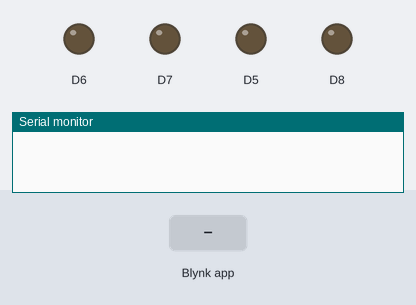
The sketch below on a simulated ESP8266 (NodeMCU). On the bench: output pins drawn as LEDs (lit = HIGH), the last lines printed to the serial monitor. The test bench sets the inputs (shaded band). WiFi joins after 1.5 s; servers stay silent unless stated.

Above: at 3.0 s.
3.1 s: Blynk app writes 1 to V0
At 4.1 s:
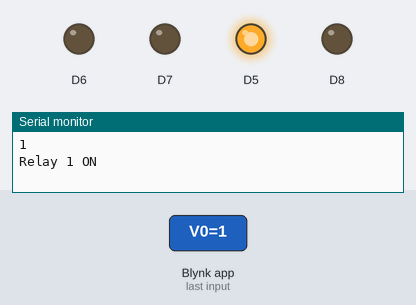
4.6 s: Blynk app writes 1 to V1
At 5.2 s:
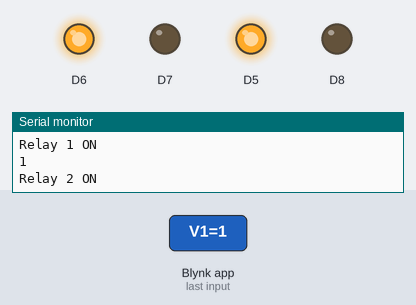
6.1 s: Blynk app writes 0 to V0
At 6.4 s:
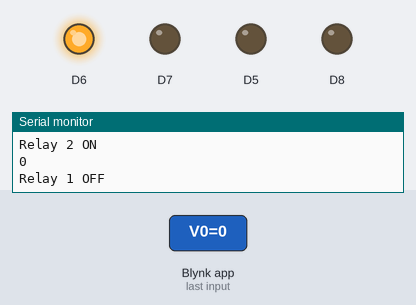
7.6 s: Blynk app writes 1 to V2
At 8.7 s:
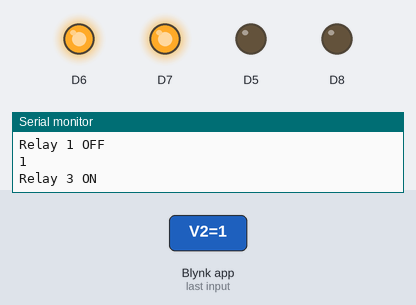
9.1 s: Blynk app writes 0 to V1
At 9.9 s:
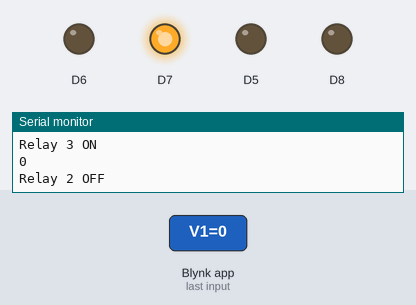
10.6 s: Blynk app writes 1 to V3
At 11.0 s:
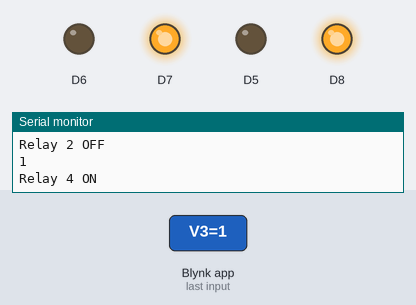
Timing chart, 0 to 13.1 s (numbered marks = the images above; inputs shaded):
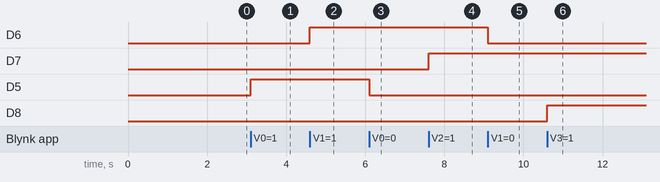

Measured:
- after the input at 3.1 s, D5: LOW → HIGH at once
- after the input at 4.6 s, D6: LOW → HIGH at once
- after the input at 6.1 s, D5: HIGH → LOW at once
- after the input at 7.6 s, D7: LOW → HIGH at once
- after the input at 9.1 s, D6: HIGH → LOW at once
- after the input at 10.6 s, D8: LOW → HIGH at once

The sketch:

Relay_Blynk.ino
```cpp
#define BLYNK_TEMPLATE_ID "TMPLFK0qXK-u"
#define BLYNK_DEVICE_NAME "HOME AUTOMATION"
#define BLYNK_AUTH_TOKEN "_XoWdMKXjAK08qi0abzUdCFX_0fXELpa"

#define BLYNK_PRINT Serial

#include <ESP8266WiFi.h>
#include <BlynkSimpleEsp8266.h>

char auth[] = BLYNK_AUTH_TOKEN;

char ssid[] = "KUNGKO"; //WiFi Name
char pass[] = "t0631361663"; //Password

BLYNK_WRITE(V0)
{
  int value = param.asInt();
  Serial.println(value);
  if(value == 1)
  {
    digitalWrite(D5, HIGH);
    Serial.println("Relay 1 ON");
  }
  if(value == 0)
  {
     digitalWrite(D5, LOW);
     Serial.println("Relay 1 OFF");
  }
}

BLYNK_WRITE(V1)
{
  int value = param.asInt();
  Serial.println(value);
  if(value == 1)
  {
    digitalWrite(D6, HIGH);
    Serial.println("Relay 2 ON");
  }
  if(value == 0)
  {
     digitalWrite(D6, LOW);
     Serial.println("Relay 2 OFF");
  }
}

BLYNK_WRITE(V2)
{
  int value = param.asInt();
  Serial.println(value);
  if(value == 1)
  {
    digitalWrite(D7, HIGH);
    Serial.println("Relay 3 ON");
  }
  if(value == 0)
  {
     digitalWrite(D7, LOW);
     Serial.println("Relay 3 OFF");
  }
}

BLYNK_WRITE(V3)
{
  int value = param.asInt();
  Serial.println(value);
  if(value == 1)
  {
    digitalWrite(D8, HIGH);
    Serial.println("Relay 4 ON");
  }
  if(value == 0)
  {
     digitalWrite(D8, LOW);
     Serial.println("Relay 4 OFF");
  }
}


void setup()
{
  Serial.begin(115200);
  Blynk.begin(auth, ssid, pass);
  pinMode(D5,OUTPUT);
  pinMode(D6,OUTPUT);
  pinMode(D7,OUTPUT);
  pinMode(D8,OUTPUT);
}

void loop()
{
  Blynk.run();
}
```
